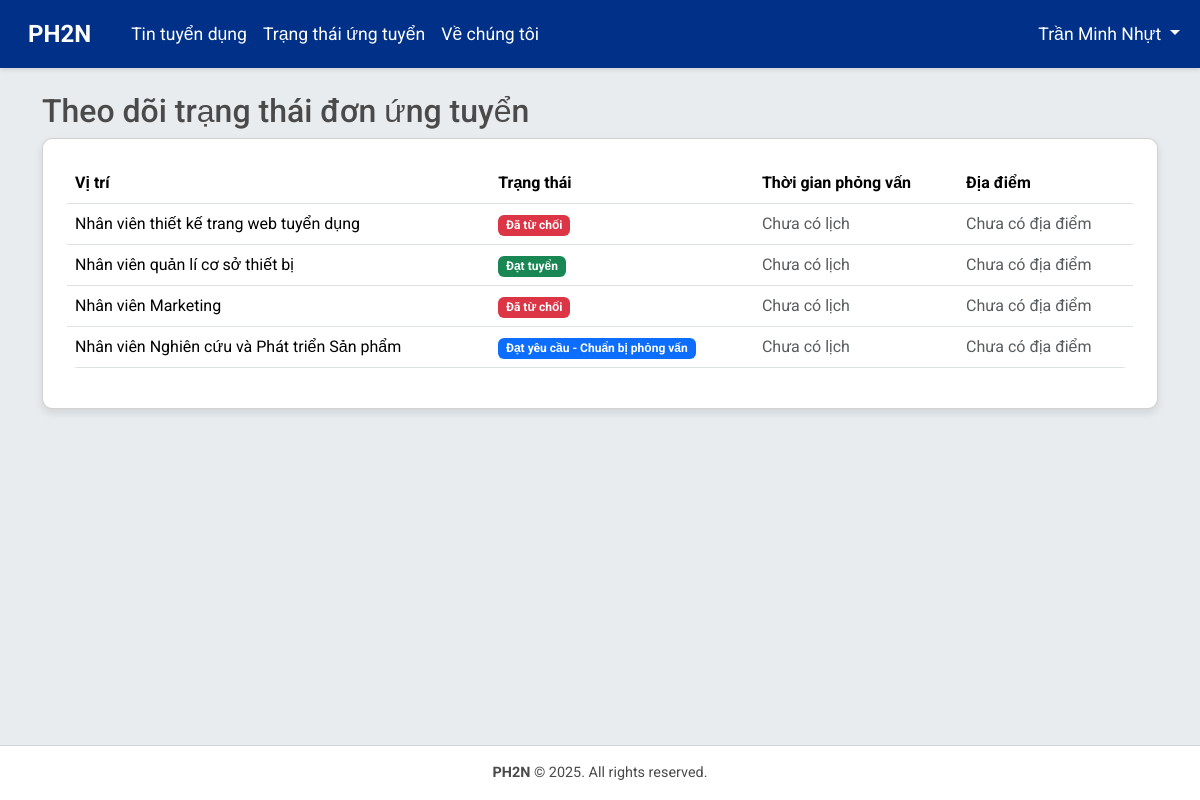
/jobs/application_status/ (signed in), run on the app's committed database.
### accounts/models.py (models this page shows, shortened)
class CustomUser(AbstractBaseUser, PermissionsMixin):
    ROLE_CHOICES = [
        ('hr', 'HR'),
        ('applicant', 'Applicant'),
        ('director', 'Director'),
        ('department', 'Department'),
    ]
    email = models.EmailField(unique=True)
    full_name = models.CharField(max_length=255)
    role = models.CharField(max_length=20, choices=ROLE_CHOICES, default='applicant')
    department = models.CharField(max_length=100, blank=True, help_text="Department or division within the company")
    department = models.CharField(max_length=100, choices=DEPARTMENTS, blank=True, default='', help_text="Phòng ban trong công ty")
    phone_number = models.CharField(max_length=15, blank=True)
    address = models.TextField(blank=True)
    is_active = models.BooleanField(default=True)
    is_staff = models.BooleanField(default=False)
    is_interviewer = models.BooleanField(default=False, help_text="Xác định người dùng có thể làm người phỏng vấn")  # Thêm trường này
    objects = CustomUserManager()
    USERNAME_FIELD = 'email'
    REQUIRED_FIELDS = ['full_name']

### jobs/models.py (models this page shows, shortened)
class Application(models.Model):
    job = models.ForeignKey(JobPosting, on_delete=models.CASCADE)
    user = models.ForeignKey(CustomUser, on_delete=models.CASCADE)
    cv = models.FileField(upload_to='cvs/')
    status = models.CharField(max_length=20, choices=[
        ('pending', 'Pending'),
        ('accepted', 'Accepted'),
        ('rejected', 'Rejected'),
    ], default='pending')
    applied_at = models.DateTimeField(auto_now_add=True)
    rejection_reason = models.TextField(blank=True, null=True)  # Thêm trường này

class JobPosting(models.Model):
    title = models.CharField(max_length=255)
    department = models.CharField(max_length=100)
    description = models.TextField()
    is_active = models.BooleanField(default=True)
    created_by = models.ForeignKey(CustomUser, on_delete=models.CASCADE)
    created_at = models.DateTimeField(auto_now_add=True)

### jobs/views.py (the view)
# urls.py: path('application_status/', views.application_status, name='application_status'),
@login_required
def application_status(request):
    if request.user.role == 'applicant':
        applications = Application.objects.filter(user=request.user)
    elif request.user.role == 'department':
        applications = Application.objects.filter(
            job__department=request.user.role,
            status__in=['approved', 'passed', 'rejected']  # hoặc status != 'pending'
        )
    elif request.user.role == 'hr':
        applications = Application.objects.all()
    else:
        messages.error(request, 'Bạn không có quyền truy cập vào mục này.')
        return redirect('jobs:job_list')
    return render(request, 'hr/application_status.html', {'applications': applications})

### templates/hr/application_status.html (shortened to what this page needs)
{% extends 'base.html' %}
{% load django_bootstrap5 %}
{% block content %}
<h2>Theo dõi trạng thái đơn ứng tuyển</h2>
<div class="card p-4">
  {% if applications %}
    <table class="table">
      <thead>
        <tr>
          <th>Vị trí</th>
          <th>Trạng thái</th>
          <th>Thời gian phỏng vấn</th>
          <th>Địa điểm</th>
        </tr>
      </thead>
      <tbody>
        {% for app in applications %}
        <tr>
          <td>{{ app.job.title }}</td>
          <td>
            {% if app.status == 'pending' %}
              <span class="badge bg-warning text-dark">Chờ duyệt</span>
            {% elif app.status == 'approved' %}
              <span class="badge text-bg-primary">Đạt yêu cầu - Chuẩn bị phỏng vấn</span>
            {% elif app.status == 'scheduled' %}
              <span class="badge bg-info">Đã lên lịch phỏng vấn</span>
            {% elif app.status == 'passed' %}
              <span class="badge bg-success">Đạt tuyển</span>
            {% elif app.status == 'rejected' %}
              <span class="badge bg-danger">Đã từ chối</span>
            {% else %}
              <span>{{ app.status }}</span>
            {% endif %}
          </td>
          <td>
            {% if app.interview_schedule %}
              {{ app.interview_schedule.scheduled_time|date:"d/m/Y H:i" }}
            {% else %}
              <span class="text-muted">Chưa có lịch</span>
            {% endif %}
          </td>
          <td>
            {% if app.interview_schedule %}
              {{ app.interview_schedule.location }}
            {% else %}
              <span class="text-muted">Chưa có địa điểm</span>
            {% endif %}
          </td>
        </tr>
        {% endfor %}
      </tbody>
    </table>
  {% else %}
    <p>Không có đơn ứng tuyển nào.</p>
  {% endif %}
</div>
{% endblock %}

### templates/base.html (shortened to what this page needs)
{% load django_bootstrap5 %}
{% load static %}
<!DOCTYPE html>
<html lang="vi">
<head>
    {% bootstrap_css %}
    <link rel="stylesheet" href="{% static 'css/style.css' %}">
</head>
<body>
    <nav class="navbar navbar-expand-lg navbar-dark">
        <div class="container-fluid">
            <a class="navbar-brand" href="{% url 'jobs:job_list' %}">PH2N</a>
            <div class="collapse navbar-collapse" id="navbarNav">
                <ul class="navbar-nav me-auto">
                    {% if user.is_authenticated %}
                        {% if user.role == 'hr' %}
                            <li class="nav-item">
                                <a class="nav-link" href="{% url 'hr:manage_job_postings' %}">Quản lý tin tuyển dụng</a>
                            </li>
                            <li class="nav-item">
                                <a class="nav-link" href="{% url 'hr:manage_applications' %}">Quản lý ứng viên</a>
                            </li>
                            <li class="nav-item">
                                <a class="nav-link" href="{% url 'hr:manage_interviews' %}">Quản lý phỏng vấn</a>
                            </li>
                            <li class="nav-item">
                                <a class="nav-link" href="{% url 'hr:application_status' %}">Trạng thái ứng tuyển</a>
                            </li>
                            <li class="nav-item">
                                <a class="nav-link" href="{% url 'hr:manage_company_info' %}">Thông tin công ty</a>
                            </li>
                            <li class="nav-item">
                                <a class="nav-link" href="{% url 'hr:recruitment_analytics' %}">Phân tích</a>
                            </li>
                            <!-- <li class="nav-item">
                                <a class="nav-link" href="{% url 'hr:recruitment_requests_history' %}">Lịch sử</a>
                            </li> -->
                            <li class="nav-item">
                                <a class="nav-link" href="{% url 'accounts:user_management' %}">Quản lý người dùng</a>
                            </li>
                            <!-- <li class="nav-item">
                                <a class="nav-link" href="{% url 'admin:index' %}">Admin</a>
                            </li> -->
                        {% elif user.role == 'applicant' %}
                            <li class="nav-item">
                                <a class="nav-link" href="{% url 'jobs:job_list' %}">Tin tuyển dụng</a>
                            </li>
                            <li class="nav-item">
                                <a class="nav-link" href="{% url 'jobs:application_status' %}">Trạng thái ứng tuyển</a>
                            </li>
                        {% endif %}
                    {% endif %}
                    {% if user.role != 'hr' %}
                    <li class="nav-item">
                        <a class="nav-link" href="{% url 'hr:company_info' %}">Về chúng tôi</a>
                    </li>
                    {% endif %}
                </ul>
                <ul class="navbar-nav">
                    {% if user.is_authenticated %}
                        <li class="nav-item dropdown">
                        <a class="nav-link dropdown-toggle" href="#" id="userDropdown" role="button"
                            data-bs-toggle="dropdown" aria-expanded="false">
                            {{ user.full_name }}
                        </a>
                        </li>
                    {% endif %}
                </ul>
            </div>
        </div>
    </nav>
    <div class="content-wrapper">
        <div class="container mt-4">
            {% block content %}
            {% endblock %}
        </div>
    </div>
    <footer class="footer">
        <div class="container">
            <p><strong>PH2N</strong> © 2025. All rights reserved.</p>
        </div>
    </footer>
</body>
</html>

### static/css/style.css (style rules this page uses)
body { font-family: 'Roboto', sans-serif; background-color: #E8ECEF; margin: 0; display: flex; flex-direction: column; min-height: 100vh; }
.content-wrapper { flex: 1; }
.navbar { background-color: #003087; box-shadow: 0 2px 4px rgba(0,0,0,0.1); }
.navbar-brand { font-weight: bold; font-size: 1.5rem; padding: 0.5rem 1rem; }
.nav-link { font-size: 1.1rem; padding: 0.75rem 1.25rem; color: #FFFFFF !important; transition: all 0.2s; }
.card { border-radius: 10px; box-shadow: 0 4px 8px rgba(0,0,0,0.1); transition: transform 0.2s; }
.table { background-color: #FFFFFF; border-radius: 10px; overflow: hidden; }
.footer { background-color: #FFFFFF; border-top: 1px solid #D1D5DB; padding: 1rem 0; text-align: center; font-size: 0.9rem; color: #4A4A4A; margin-top: auto; position: relative; }
.footer p { margin: 0; }
h2, h3, h5 { color: #4A4A4A; }

### data on the page
CustomUser: full_name "Trần Minh Nhựt"
Application: job "Nhân viên thiết kế trang web tuyển dụng", status "Đã từ chối"
Application: job "Nhân viên quản lí cơ sở thiết bị", status "Đạt tuyển"
Application: job "Nhân viên Marketing", status "Đã từ chối"
Application: job "Nhân viên Nghiên cứu và Phát triển Sản phẩm", status "Đạt yêu cầu - Chuẩn bị phỏng vấn"
